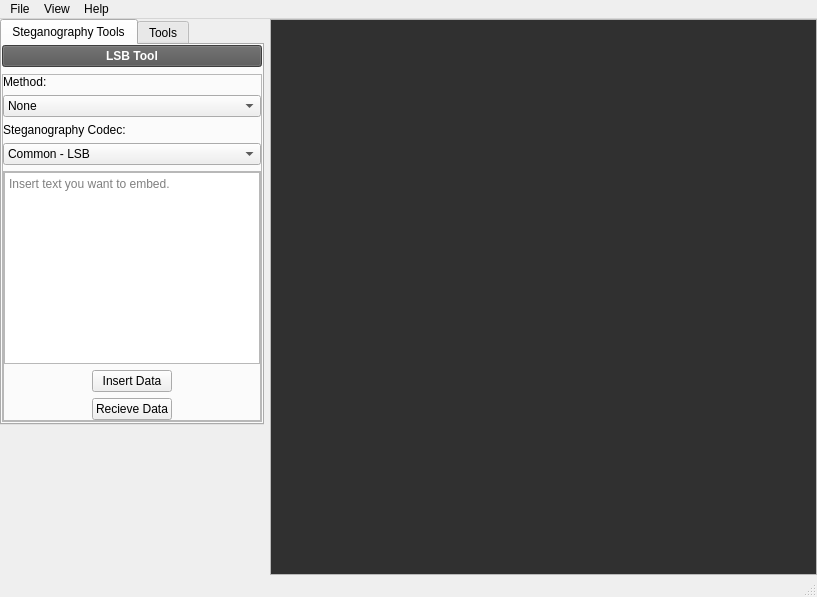
<?xml version="1.0" encoding="UTF-8"?>
<ui version="4.0">
 <class>MainWindow</class>
 <widget class="QMainWindow" name="MainWindow">
  <property name="geometry">
   <rect>
    <x>0</x>
    <y>0</y>
    <width>817</width>
    <height>597</height>
   </rect>
  </property>
  <property name="windowTitle">
   <string>Secret Codes</string>
  </property>
  <widget class="QWidget" name="centralwidget">
   <property name="sizePolicy">
    <sizepolicy hsizetype="Preferred" vsizetype="Preferred">
     <horstretch>0</horstretch>
     <verstretch>0</verstretch>
    </sizepolicy>
   </property>
   <layout class="QVBoxLayout" name="verticalLayout_5">
    <property name="leftMargin">
     <number>0</number>
    </property>
    <property name="topMargin">
     <number>0</number>
    </property>
    <property name="rightMargin">
     <number>0</number>
    </property>
    <property name="bottomMargin">
     <number>0</number>
    </property>
    <item>
     <layout class="QHBoxLayout" name="main_container">
      <item>
       <layout class="QVBoxLayout" name="left_panel">
        <item alignment="Qt::AlignHCenter|Qt::AlignTop">
         <widget class="QTabWidget" name="tabWidget">
          <property name="currentIndex">
           <number>0</number>
          </property>
          <widget class="QWidget" name="tab">
           <attribute name="title">
            <string>Steganography Tools</string>
           </attribute>
           <layout class="QVBoxLayout" name="verticalLayout_4">
            <property name="leftMargin">
             <number>0</number>
            </property>
            <property name="topMargin">
             <number>0</number>
            </property>
            <property name="rightMargin">
             <number>0</number>
            </property>
            <property name="bottomMargin">
             <number>0</number>
            </property>
            <item>
             <widget class="QPushButton" name="lsbtoolbtn">
              <property name="cursor">
               <cursorShape>PointingHandCursor</cursorShape>
              </property>
              <property name="styleSheet">
               <string notr="true">QPushButton
{
	background: #555555;
	color: #ffffff;
	font-weight: 900;
}
QPushButton::clicked
{
	background: #000000;
	color: #555555;
	font-weight: 900;
}</string>
              </property>
              <property name="text">
               <string>LSB Tool</string>
              </property>
              <property name="flat">
               <bool>false</bool>
              </property>
             </widget>
            </item>
            <item alignment="Qt::AlignVCenter">
             <widget class="QFrame" name="lsbframe">
              <property name="sizePolicy">
               <sizepolicy hsizetype="Preferred" vsizetype="Preferred">
                <horstretch>0</horstretch>
                <verstretch>0</verstretch>
               </sizepolicy>
              </property>
              <property name="cursor">
               <cursorShape>PointingHandCursor</cursorShape>
              </property>
              <property name="frameShape">
               <enum>QFrame::StyledPanel</enum>
              </property>
              <property name="frameShadow">
               <enum>QFrame::Raised</enum>
              </property>
              <layout class="QVBoxLayout" name="verticalLayout_3">
               <property name="leftMargin">
                <number>0</number>
               </property>
               <property name="topMargin">
                <number>0</number>
               </property>
               <property name="rightMargin">
                <number>0</number>
               </property>
               <property name="bottomMargin">
                <number>0</number>
               </property>
               <item>
                <widget class="QLabel" name="label">
                 <property name="text">
                  <string>Method:</string>
                 </property>
                </widget>
               </item>
               <item alignment="Qt::AlignVCenter">
                <widget class="QComboBox" name="lsbaction">
                 <property name="sizePolicy">
                  <sizepolicy hsizetype="Preferred" vsizetype="Fixed">
                   <horstretch>0</horstretch>
                   <verstretch>0</verstretch>
                  </sizepolicy>
                 </property>
                 <property name="cursor">
                  <cursorShape>PointingHandCursor</cursorShape>
                 </property>
                 <item>
                  <property name="text">
                   <string>None</string>
                  </property>
                 </item>
                 <item>
                  <property name="text">
                   <string>Insert Data</string>
                  </property>
                 </item>
                 <item>
                  <property name="text">
                   <string>Retrieve Data</string>
                  </property>
                 </item>
                </widget>
               </item>
               <item>
                <widget class="QLabel" name="label_2">
                 <property name="text">
                  <string>Steganography Codec:</string>
                 </property>
                </widget>
               </item>
               <item>
                <widget class="QComboBox" name="lsbcodec">
                 <item>
                  <property name="text">
                   <string>Common - LSB</string>
                  </property>
                 </item>
                </widget>
               </item>
               <item>
                <widget class="QFrame" name="lsbinsertdata">
                 <property name="frameShape">
                  <enum>QFrame::StyledPanel</enum>
                 </property>
                 <property name="frameShadow">
                  <enum>QFrame::Raised</enum>
                 </property>
                 <layout class="QVBoxLayout" name="verticalLayout">
                  <property name="leftMargin">
                   <number>0</number>
                  </property>
                  <property name="topMargin">
                   <number>0</number>
                  </property>
                  <property name="rightMargin">
                   <number>0</number>
                  </property>
                  <property name="bottomMargin">
                   <number>0</number>
                  </property>
                  <item>
                   <widget class="QPlainTextEdit" name="lsbtext">
                    <property name="enabled">
                     <bool>true</bool>
                    </property>
                    <property name="styleSheet">
                     <string notr="true"/>
                    </property>
                    <property name="readOnly">
                     <bool>false</bool>
                    </property>
                    <property name="placeholderText">
                     <string>Insert text you want to embed.</string>
                    </property>
                   </widget>
                  </item>
                  <item alignment="Qt::AlignHCenter">
                   <widget class="QPushButton" name="lsbinsertbtn">
                    <property name="cursor">
                     <cursorShape>PointingHandCursor</cursorShape>
                    </property>
                    <property name="text">
                     <string>Insert Data</string>
                    </property>
                   </widget>
                  </item>
                  <item alignment="Qt::AlignHCenter">
                   <widget class="QPushButton" name="lsbreceivebtn">
                    <property name="text">
                     <string>Recieve Data</string>
                    </property>
                   </widget>
                  </item>
                 </layout>
                </widget>
               </item>
              </layout>
             </widget>
            </item>
           </layout>
          </widget>
          <widget class="QWidget" name="tab_2">
           <attribute name="title">
            <string>Tools</string>
           </attribute>
          </widget>
         </widget>
        </item>
       </layout>
      </item>
      <item>
       <layout class="QVBoxLayout" name="image_windo" stretch="0">
        <item>
         <widget class="QScrollArea" name="scrollArea">
          <property name="widgetResizable">
           <bool>true</bool>
          </property>
          <widget class="QWidget" name="scrollAreaWidgetContents_2">
           <property name="geometry">
            <rect>
             <x>0</x>
             <y>0</y>
             <width>537</width>
             <height>550</height>
            </rect>
           </property>
           <property name="styleSheet">
            <string notr="true">background: #303030;</string>
           </property>
           <layout class="QGridLayout" name="gridLayout">
            <item row="0" column="0">
             <widget class="QLabel" name="image_viewer">
              <property name="text">
               <string/>
              </property>
              <property name="textFormat">
               <enum>Qt::AutoText</enum>
              </property>
              <property name="scaledContents">
               <bool>false</bool>
              </property>
              <property name="alignment">
               <set>Qt::AlignCenter</set>
              </property>
             </widget>
            </item>
           </layout>
          </widget>
         </widget>
        </item>
       </layout>
      </item>
     </layout>
    </item>
   </layout>
  </widget>
  <widget class="QMenuBar" name="menubar">
   <property name="geometry">
    <rect>
     <x>0</x>
     <y>0</y>
     <width>817</width>
     <height>21</height>
    </rect>
   </property>
   <widget class="QMenu" name="menuFile">
    <property name="title">
     <string>File</string>
    </property>
    <addaction name="action_open_image"/>
    <addaction name="action_save_image"/>
    <addaction name="action_exit_app"/>
   </widget>
   <widget class="QMenu" name="menuHelp">
    <property name="title">
     <string>Help</string>
    </property>
    <addaction name="actionDocs"/>
    <addaction name="separator"/>
    <addaction name="actionAbout_Us"/>
   </widget>
   <widget class="QMenu" name="menuView">
    <property name="title">
     <string>View</string>
    </property>
    <addaction name="actionImage_window"/>
    <addaction name="actionTools_Panel"/>
   </widget>
   <addaction name="menuFile"/>
   <addaction name="menuView"/>
   <addaction name="menuHelp"/>
  </widget>
  <widget class="QStatusBar" name="statusBar"/>
  <action name="action_open_image">
   <property name="text">
    <string>Open Image</string>
   </property>
  </action>
  <action name="action_save_image">
   <property name="text">
    <string>Save Image</string>
   </property>
  </action>
  <action name="actionDocs">
   <property name="text">
    <string>Docs</string>
   </property>
  </action>
  <action name="actionImage_window">
   <property name="text">
    <string>Image Window</string>
   </property>
  </action>
  <action name="actionTools_Panel">
   <property name="text">
    <string>Tools Panel</string>
   </property>
  </action>
  <action name="actionAbout_Us">
   <property name="text">
    <string>About Us</string>
   </property>
  </action>
  <action name="action_exit_app">
   <property name="text">
    <string>Exit</string>
   </property>
  </action>
 </widget>
 <resources/>
 <connections/>
</ui>
